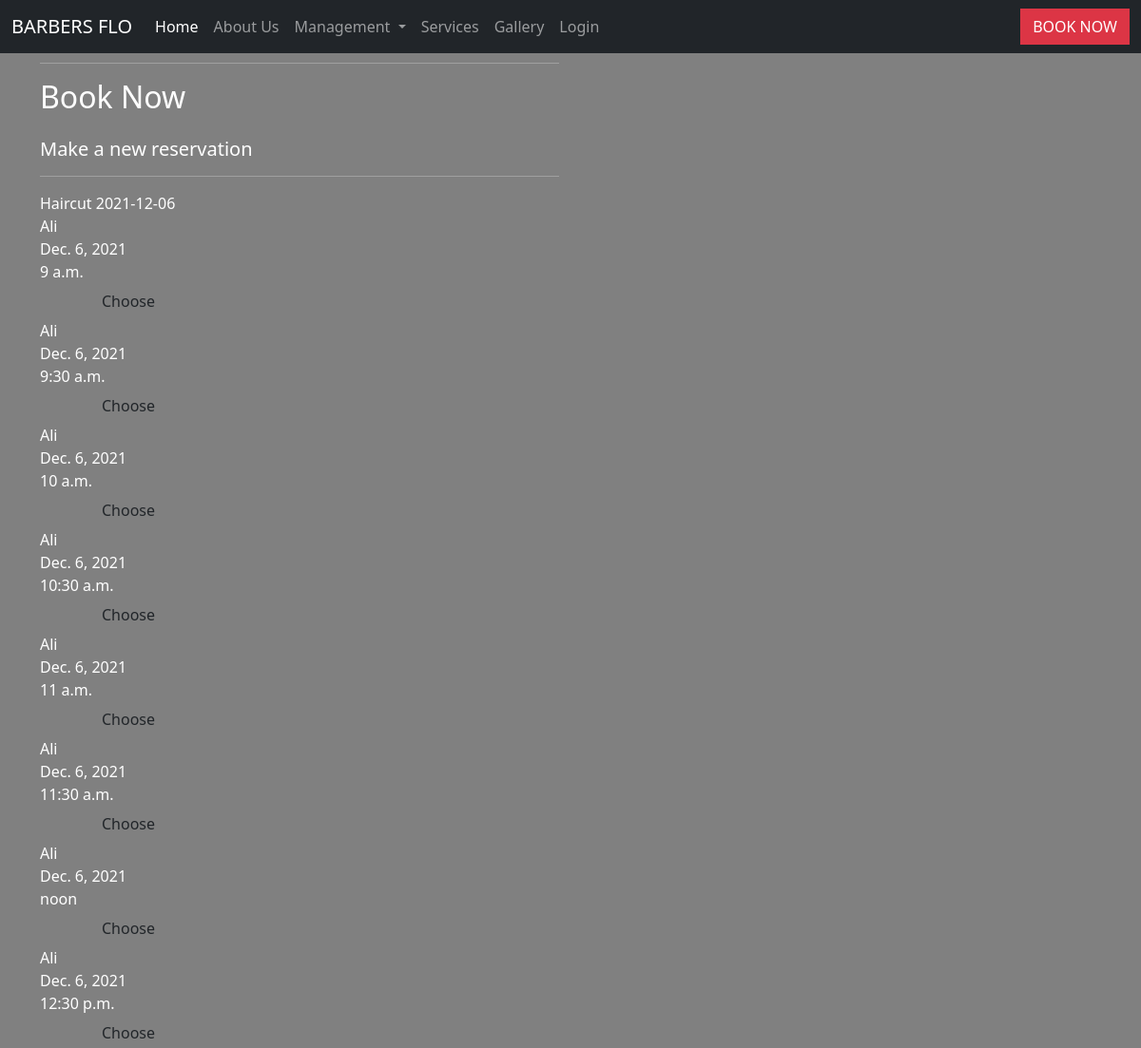
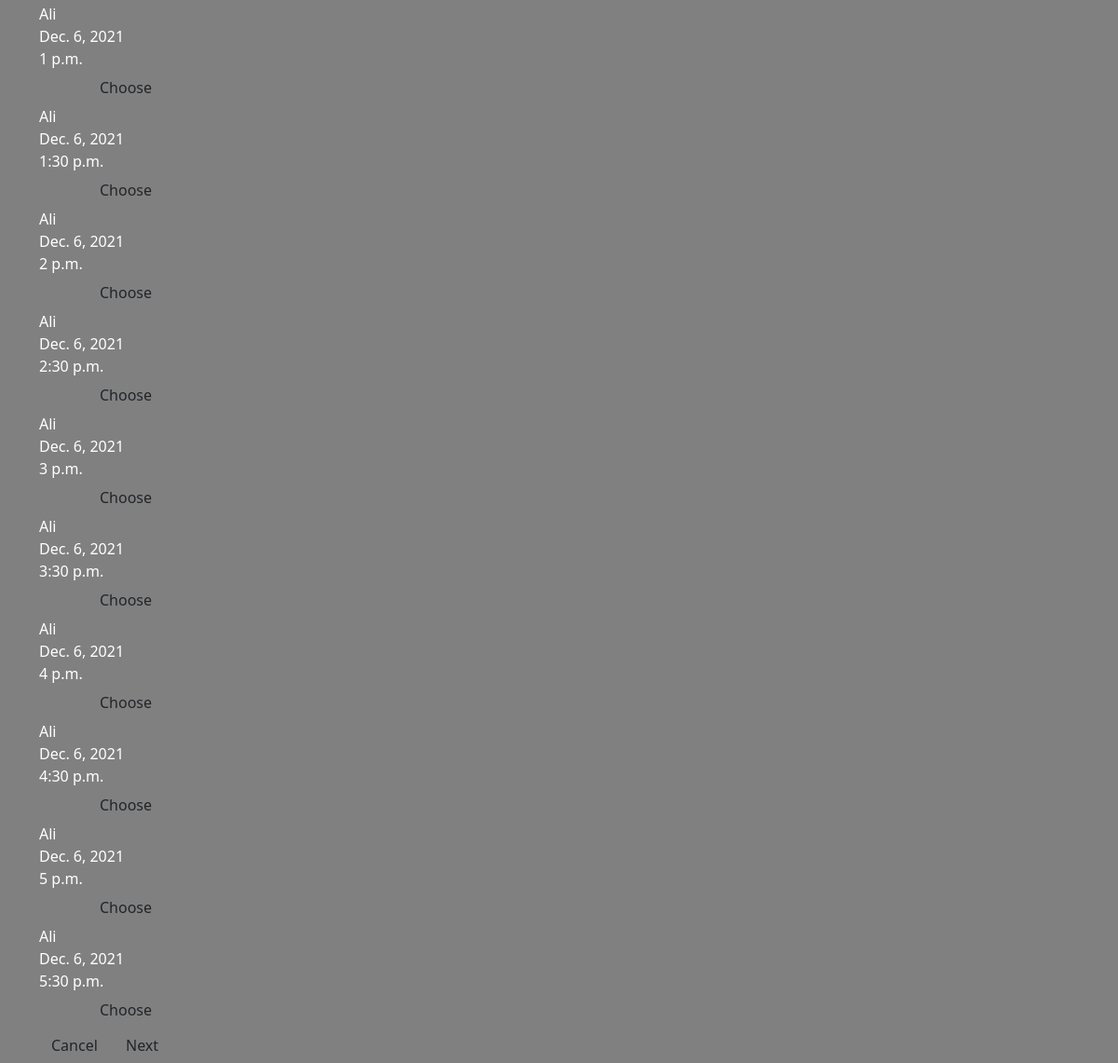
The app's page /booking/1/2021-12-06/3 with its own data (2 pictures, top to bottom).
### management/models.py (models this page shows, shortened)
class Treatment(models.Model):
    name = models.CharField(max_length=254)
    description = models.CharField(max_length=1000)
    price = models.DecimalField(max_digits=6, decimal_places=2)
    duration = models.DurationField(null=False, blank=False)
    picture = models.ImageField(null=True, blank=True)
    def __str__(self):
        return self.name

class Barber(models.Model):
    barber_name = models.CharField(max_length=254)
    start_time = models.TimeField(default='08:00:00')
    end_time = models.TimeField(default='17:00:00')
    profile_picture = models.ImageField(null=True, blank=True)

### booking/models.py (models this page shows)
class Availability(models.Model):
    class Meta:
        verbose_name_plural = 'Availabilities'
    barber = models.ForeignKey('management.Barber', null=False, blank=False,
                                 on_delete=models.PROTECT)
    date = models.DateField(null=False, blank=False)
    time = models.TimeField(null=False, blank=False)
    available = models.BooleanField(default=True)

### booking/views.py (the view)
# urls.py: path('<int:treatment_id>/<str:day>/<int:barber_id>', views.new_booking_4, name='new_booking_4'),
def new_booking_4(request, treatment_id, day, barber_id):
    treatment = get_object_or_404(Treatment, id=treatment_id)
    barber = get_object_or_404(Barber, id=barber_id)
    make_availabilities()
    availabilities = Availability.objects.filter(barber=barber, date=day, available=True)
    template = 'booking/new_booking_4.html'
    context = {
        'treatment': treatment,
        'day': day,
        'barber': barber,
        'availabilities': availabilities,
    }
    return render(request, template, context)

### booking/views.py (called while the page is built)
def daterange(start_date, end_date):
    for n in range(int((end_date - start_date).days)):
        yield start_date + timedelta(n)

def timerange(start_time, end_time):
    for n in range(int((end_time - start_time).seconds/1800)):
        delta = 30 * n
        yield start_time + timedelta(minutes=delta)

### booking/templates/booking/new_booking_4.html (shortened to what this page needs)
{% extends "base.html" %}
{% load static %}
{% block content %}
    <div class="container">
        {% include 'includes/new-booking-header.html' %}
        {{ treatment }}
        {{ day }}
        {% for availability in availabilities %}
            <div class="availability col-3">{{ availability.barber.barber_name }}</div>
            <div class="availability col-3">{{ availability.date }}</div>
            <div class="availability col-3">{{ availability.time }}</div>
            <a href="{% url 'checkout' treatment.id barber.id availability.id %}" class="btn treatment-select col-4 col-md-2">Choose</a>
        {% endfor %}
        {% include 'includes/buttons-bottom.html' %}
    </div>
{% endblock %}

### templates/base.html (shortened to what this page needs)
{% load static %}
<!doctype html>
<html lang="en">
  <head>
    {% block corecss %}
        <link href="https://cdn.jsdelivr.net/npm/bootstrap@5.1.3/dist/css/bootstrap.min.css" rel="stylesheet">
        <link rel="stylesheet" href="https://use.fontawesome.com/releases/v5.15.4/css/all.css">
        <link rel="stylesheet" href="{% static 'css/style.css' %}">
    {% endblock %}
  </head>
  <body>
    {% include 'includes/main-nav.html' %}
    <div class="nav-block"></div>
    {% block content %}
    {% endblock %}
  </body>
</html>

### templates/includes/main-nav.html (shortened to what this page needs)
<nav class="navbar navbar-expand-lg navbar-dark bg-dark fixed-top">
    <div class="container-fluid">
        <a class="navbar-brand" href="#">BARBERS FLO</a>
        <div class="collapse navbar-collapse" id="navbarSupportedContent">
            <ul class="navbar-nav me-auto mb-2 mb-lg-0">
                <li class="nav-item">
                    <a class="nav-link active" aria-current="page" href="/">Home</a>
                </li>
                <li class="nav-item">
                    <a class="nav-link" href="/team/">About Us</a>
                </li>
                <li class="nav-item dropdown">
                    <a class="nav-link dropdown-toggle" href="#" id="navbarDropdown" role="button" data-bs-toggle="dropdown" aria-expanded="false">
                        Management
                    </a>
                </li>
                <li class="nav-item">
                    <a class="nav-link" href="#">Services</a>
                </li>
                <li class="nav-item">
                    <a class="nav-link" href="/gallery/">Gallery</a>
                </li>
                <li class="nav-item">
                    <a class="nav-link" href="/accounts/login/">Login</a>
                </li>
            </ul>
        </div>
        <a class="btn btn-danger rounded-0" href="/booking/">BOOK NOW</a>
    </div>
</nav>

### booking/templates/includes/new-booking-header.html
<div class="row">
    <div class="col-12 col-md-6">
        <hr>
        <h2 class="logo-font mb-4">Book Now</h2>
        <h5>Make a new reservation</h5>
        <hr>
    </div>
</div>

### booking/templates/includes/buttons-bottom.html
<div class="text-right">
    <a class="btn btn-outline-black rounded-0" href="{% url 'home' %}">Cancel</a>
    <button class="btn btn-black rounded-0" type="submit">Next</button>
</div>

### static/css/style.css (style rules this page uses)
body { color: white; background-color: gray; }
.nav-block { height: 50px; }

### records on screen
Treatment: name "Haircut"
Availability: barber.barber_name "Ali", date "Dec. 6, 2021", time "9 a.m."
Availability: barber.barber_name "Ali", date "Dec. 6, 2021", time "9:30 a.m."
Availability: barber.barber_name "Ali", date "Dec. 6, 2021", time "10 a.m."
Availability: barber.barber_name "Ali", date "Dec. 6, 2021", time "10:30 a.m."
Availability: barber.barber_name "Ali", date "Dec. 6, 2021", time "11 a.m."
Availability: barber.barber_name "Ali", date "Dec. 6, 2021", time "11:30 a.m."
Availability: barber.barber_name "Ali", date "Dec. 6, 2021", time "noon"
Availability: barber.barber_name "Ali", date "Dec. 6, 2021", time "12:30 p.m."
Availability: barber.barber_name "Ali", date "Dec. 6, 2021", time "1 p.m."
Availability: barber.barber_name "Ali", date "Dec. 6, 2021", time "1:30 p.m."
Availability: barber.barber_name "Ali", date "Dec. 6, 2021", time "2 p.m."
Availability: barber.barber_name "Ali", date "Dec. 6, 2021", time "2:30 p.m."
Availability: barber.barber_name "Ali", date "Dec. 6, 2021", time "3 p.m."
Availability: barber.barber_name "Ali", date "Dec. 6, 2021", time "3:30 p.m."
Availability: barber.barber_name "Ali", date "Dec. 6, 2021", time "4 p.m."
Availability: barber.barber_name "Ali", date "Dec. 6, 2021", time "4:30 p.m."
Availability: barber.barber_name "Ali", date "Dec. 6, 2021", time "5 p.m."
Availability: barber.barber_name "Ali", date "Dec. 6, 2021", time "5:30 p.m."

### other values on screen
{{ day }} "2021-12-06"
